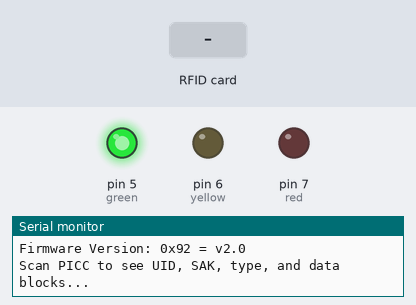
A sketch run on a simulated Arduino Uno, built with avr-gcc and run on an emulated ATmega328P. On the bench: output pins drawn as LEDs (lit = HIGH), the last lines printed to the serial monitor. Inputs (shaded band) come from the test bench. Pins used as bus, display or sensor lines are not drawn.

Above: at 1.7 s.
1.8 s: RFID card 5E 7A 19 C4 held to the reader
At 6.5 s:
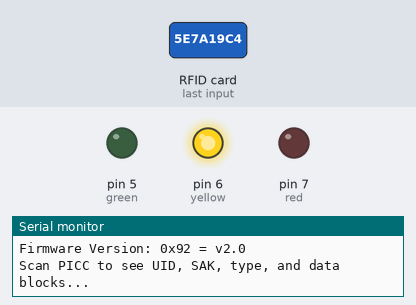
At 8.6 s:
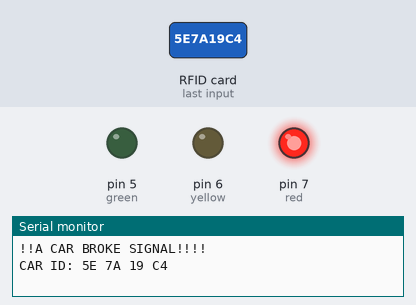
Timing chart, 0 to 10.1 s (numbered marks = the images above; inputs shaded):
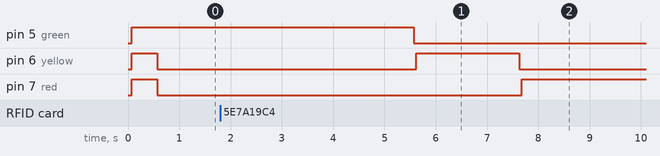

The sketch:

signalbreakfinal.ino
```cpp
#include <SPI.h>
#include <MFRC522.h>

#define RST_PIN         9          // Configurable, see typical pin layout above
#define SS_PIN          10         // Configurable, see typical pin layout above
int red=7;
int yellow=6;
int green=5;
int i=0;

MFRC522 mfrc522(SS_PIN, RST_PIN);  // Create MFRC522 instance[ 0
String UIDstring="";                 // USed to detect UID
String content="";  //Used to store
String car="";       //Used to compare

void setup() {
   Serial.begin(9600);   // Initialize serial communications with the PC
  while (!Serial);    // Do nothing if no serial port is opened (added for Arduinos based on ATMEGA32U4)
  SPI.begin();      // Init SPI bus
  mfrc522.PCD_Init();   // Initialise MFRC522
  delay(4);       // Optional delay. Some board do need more time after init to be ready, see Readme
  mfrc522.PCD_DumpVersionToSerial();  // Show details of PCD - MFRC522 Card Reader details
  Serial.println(F("Scan PICC to see UID, SAK, type, and data blocks..."));
pinMode(red,OUTPUT);
  digitalWrite(red,HIGH);
pinMode(yellow,OUTPUT);
  digitalWrite(yellow,HIGH);
pinMode(green,OUTPUT);
  digitalWrite(green,HIGH);
  delay(500);
  digitalWrite(green,LOW);
  digitalWrite(yellow,LOW);
  digitalWrite(red,LOW);

}

void greensig(){
  digitalWrite(green,HIGH);
  delay(5000);
  digitalWrite(green,LOW);
}

void yellowsig(){
  digitalWrite(yellow,HIGH);
  delay(2000);
  digitalWrite(yellow,LOW);
}


void loop() {

  i=300;
  greensig();
  delay(50);
  yellowsig();
  delay(50);
  while(i>1){
    digitalWrite(red,HIGH);
    IDdetect();
    i--;
  }
  digitalWrite(red,LOW);
  delay(50);
}

void IDdetect(){

  if ( ! mfrc522.PICC_IsNewCardPresent()) {                  // Reset the loop if no new card present on the sensor/reader. This saves the entire process when idle.
    return 0;
  }
  if ( ! mfrc522.PICC_ReadCardSerial()) {                         // Select one of the cards
    return 0;
  }


  //Serial.print("CAR UID:");

  for (byte i = 0; i < mfrc522.uid.size; i++) {                     //This is just for read UID!
    UIDstring = UIDstring + String(mfrc522.uid.uidByte[i]);
    //Serial.print(mfrc522.uid.uidByte[i] < 0x10 ? " 0" : " ");
    //Serial.print(mfrc522.uid.uidByte[i], HEX);                        // The above two lines used to extract UID
    content.concat(String(mfrc522.uid.uidByte[i] < 0x10 ? " 0" : " "));
    content.concat(String(mfrc522.uid.uidByte[i], HEX));              // These two lines used for storing UID
  }
  content.toUpperCase();
  if(content != car){
      Serial.println("!!A CAR BROKE SIGNAL!!!!");
      Serial.print("CAR ID:");
      Serial.println(content);
  }
  car=content;
  content="";
}
```
